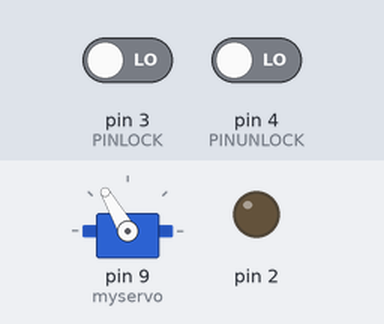
The sketch below on a simulated Arduino Uno, built with avr-gcc and run on an emulated ATmega328P. On the bench: servo, output pins drawn as LEDs (lit = HIGH). Dashed ring = blinking. Inputs (shaded band) come from the test bench; at power-on: pin 4 (PINUNLOCK) LOW, pin 3 (PINLOCK) LOW. WiFi joins after 1.5 s; servers stay silent unless stated; uploads are accepted with an empty reply; what the sketch prints to the serial monitor is not drawn.

Above: at 2.7 s.
2.8 s: pin 4 (PINUNLOCK) driven HIGH
At 3.4 s:
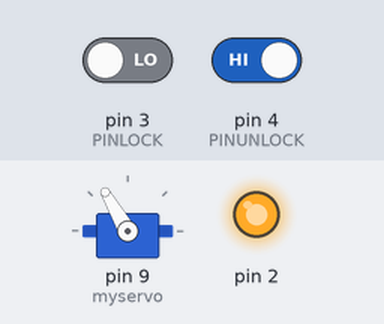
4.4 s: pin 3 (PINLOCK) driven HIGH
At 5.8 s:
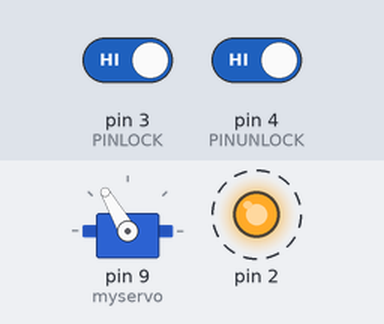
7.4 s: pin 3 (PINLOCK) driven LOW
At 8.5 s:
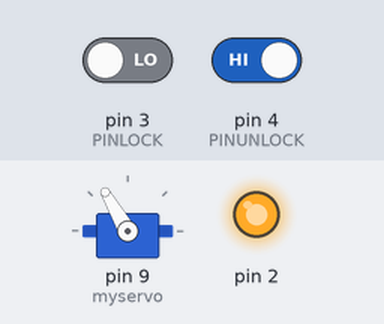
Timing chart, 0 to 10.4 s (numbered marks = the images above; inputs shaded):
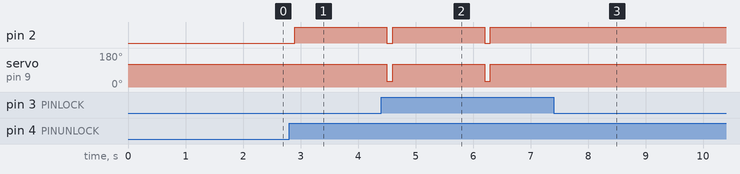

The sketch:

yeelink_demo.ino
```cpp
/*
 Yeelink sensor client power switch example
 */

#include <SPI.h>
#include <Ethernet.h>
#include <Wire.h>
#include <math.h>
#include <Servo.h>

Servo myservo;  // create servo object to control a servo
                // a maximum of eight servo objects can be created

int pos = 0;    // variable to store the servo position
byte buff[2];

// for yeelink api
#define APIKEY         "56a0a6abac1515d8fba7b65d170fd0d3" // 此处替换为你自己的API KEY
#define DEVICEID       19669 // 此处替换为你的设备编号
#define SENSORID       34503 // 此处替换为你的传感器编号

// assign a MAC address for the ethernet controller.
byte mac[] = { 0x00, 0x1D, 0x72, 0x82, 0x35, 0x9D};
// initialize the library instance:
EthernetClient client ;
char server[] = "api.yeelink.net";   // name address for yeelink API

unsigned long lastConnectionTime = 0;          // last time you connected to the server, in milliseconds
boolean lastConnected = false;                 // state of the connection last time through the main loop
const unsigned long postingInterval = 5*1000; // delay between 2 datapoints, 30s
String returnValue = "";
boolean ResponseBegin = false;
unsigned long lastLockTime = 0;

#define PINUNLOCK 4
#define PINLOCK 3
boolean IsLock = true;
boolean HaveSendState = true;

void setup() {
  pinMode(2, OUTPUT);
  pinMode(PINUNLOCK, INPUT);
  pinMode(PINLOCK, INPUT);
  Wire.begin();
  // start serial port:
  Serial.begin(9600);
  myservo.attach(9);  // attaches the servo on pin 9 to the servo object
  myservo.write(120);
  // start the Ethernet connection with DHCP:
  if (Ethernet.begin(mac) == 0) {
    Serial.println("Failed to configure Ethernet using DHCP");
    for(;;)
      ;
  }
  else {
    Serial.println("Ethernet configuration OK");
  }
}

void loop() {
  if(IsLock && digitalRead(PINUNLOCK)){
    delay(100);
    if(IsLock && digitalRead(PINUNLOCK)){
      unlock();
    }
  }
  if(!IsLock && digitalRead(PINLOCK)){
    delay(100);
    if(!IsLock && digitalRead(PINLOCK)){
      lock();
    }
  }


  // if there's incoming data from the net connection.
  // send it out the serial port.  This is for debugging
  // purposes only:

  if (client.available()) {
    char c = client.read();
    Serial.print(c);
      if (c == '{')
        ResponseBegin = true;
      else if (c == '}')
        ResponseBegin = false;

      if (ResponseBegin)
        returnValue += c;
  }

  if (returnValue.length() !=0 && (ResponseBegin == false))
  {
//    Serial.println(returnValue);
    if (returnValue.charAt(returnValue.length() - 1) == '1') {
      Serial.println("turn on the LED");
      unlock();
    }
     returnValue = "";
  }


  // if there's no net connection, but there was one last time
  // through the loop, then stop the client:
  if (!client.connected() && lastConnected) {
    Serial.println();
    Serial.println("disconnecting.");
    client.stop();
  }

  // if you're not connected, and ten seconds have passed since
  // your last connection, then connect again and send data:
  if(!client.connected() && (millis() - lastConnectionTime > postingInterval) && (millis() - lastLockTime > postingInterval)) {
    // read sensor data, replace with your code
    //int sensorReading = readLightSensor();
//    Serial.println("yeelink:");
    if(HaveSendState && IsLock)
      //get data from server
      getData();
    else if(!HaveSendState)
      sendLockState();
  }
  // store the state of the connection for next time through
  // the loop:

  lastConnected = client.connected();
}

void unlock(void){
  digitalWrite(2, HIGH);
  myservo.write(120);
  IsLock = false;
  lastLockTime = millis();
  HaveSendState = false;
  delay(1500);
}

void lock(void){
  digitalWrite(2, LOW);
  myservo.write(30);
  IsLock = true;
  lastLockTime = millis();
  HaveSendState = false;
}

int sendLockState(void)
{
  if(IsLock)
    sendData(0);
  else
    sendData(1);
  HaveSendState = true;
}

// this method makes a HTTP connection to the server and get data back
void getData(void) {
  // if there's a successful connection:
  if (client.connect(server, 80)) {
    Serial.println("connecting...");
    // send the HTTP GET request:

    client.print("GET /v1.0/device/");
    client.print(DEVICEID);
    client.print("/sensor/");
    client.print(SENSORID);
    client.print("/datapoints");
    client.println(" HTTP/1.1");
    client.println("Host: api.yeelink.net");
    client.print("Accept: *");
    client.print("/");
    client.println("*");
    client.print("U-ApiKey: ");
    client.println(APIKEY);
    client.println("Content-Length: 0");
    client.println("Connection: close");
    client.println();
    Serial.println("print get done.");

  }
  else {
    // if you couldn't make a connection:
    Serial.println("connection failed");
    Serial.println();
    Serial.println("disconnecting.");
    client.stop();
  }
   // note the time that the connection was made or attempted:
  lastConnectionTime = millis();
}

// this method makes a HTTP connection to the server:
void sendData(int thisData) {
  // if there's a successful connection:
  if (client.connect(server, 80)) {
    Serial.println("connecting...");
    // send the HTTP PUT request:
    client.print("POST /v1.0/device/");
    client.print(DEVICEID);
    client.print("/sensor/");
    client.print(SENSORID);
    client.print("/datapoints");
    client.println(" HTTP/1.1");
    client.println("Host: api.yeelink.net");
    client.print("Accept: *");
    client.print("/");
    client.println("*");
    client.print("U-ApiKey: ");
    client.println(APIKEY);
    client.print("Content-Length: ");

    // calculate the length of the sensor reading in bytes:
    // 8 bytes for {"value":} + number of digits of the data:
    int thisLength = 10 + getLength(thisData);
    client.println(thisLength);

    client.println("Content-Type: application/x-www-form-urlencoded");
    client.println("Connection: close");
    client.println();

    // here's the actual content of the PUT request:
    client.print("{\"value\":");
    client.print(thisData);
    client.println("}");
  }
  else {
    // if you couldn't make a connection:
    Serial.println("connection failed");
    Serial.println();
    Serial.println("disconnecting.");
    client.stop();
  }
   // note the time that the connection was made or attempted:
  lastConnectionTime = millis();
}


// This method calculates the number of digits in the
// sensor reading.  Since each digit of the ASCII decimal
// representation is a byte, the number of digits equals
// the number of bytes:
int getLength(int someValue) {
  // there's at least one byte:
  int digits = 1;
  // continually divide the value by ten,
  // adding one to the digit count for each
  // time you divide, until you're at 0:
  int dividend = someValue /10;
  while (dividend > 0) {
    dividend = dividend /10;
    digits++;
  }
  // return the number of digits:
  return digits;
}
```

Measured:
- after the input at 2.8 s, pin 2: LOW → HIGH after 0.10 s
- after the input at 4.4 s, pin 2: alternates HIGH for 1.6 s and LOW for 0.10 s, starting after 0.10 s; servo on pin 9 (myservo): alternates 120° for 1.6 s and 30° for 0.10 s, starting after 0.10 s
- after the input at 7.4 s, pin 2: stops changing and stays HIGH; servo on pin 9 (myservo): stops changing and stays 120°
